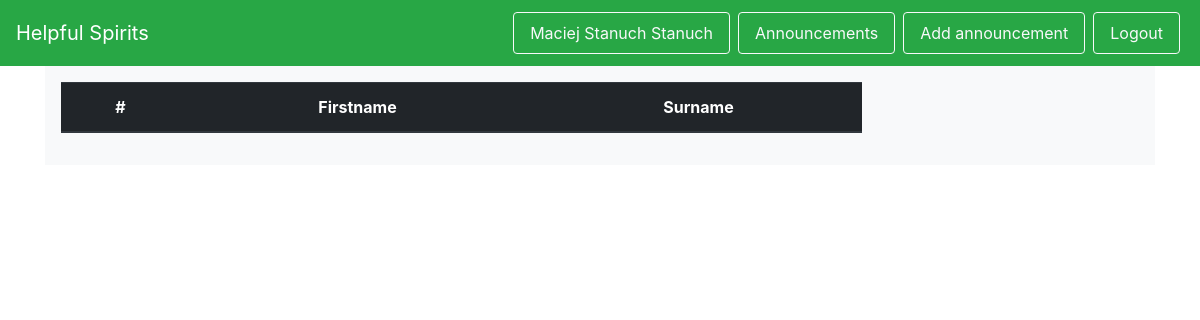
Page /volunteers (signed in) on the earlier database version.
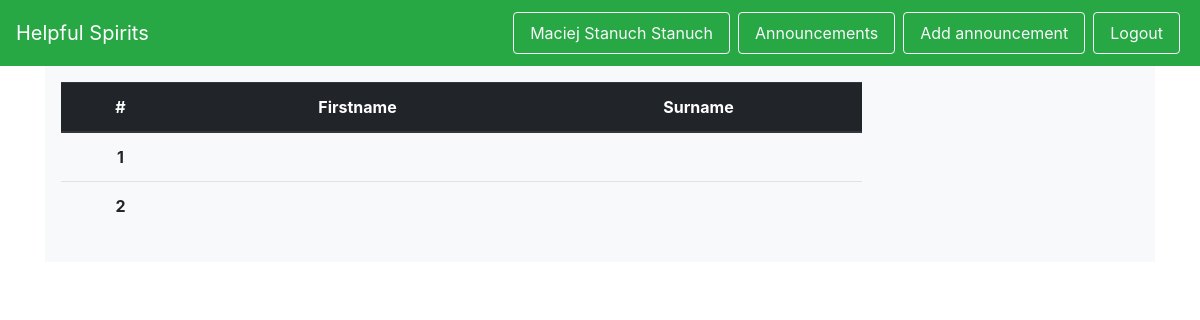
Same page on the later database version.
### helpful_spirits/models.py (models this page shows, shortened)
class User(db.Model, UserMixin):
    id = db.Column(db.Integer, primary_key=True)
    firstname = db.Column(db.String(50), nullable=False)
    surname = db.Column(db.String(50), nullable=False)
    birthday = db.Column(db.Date, nullable=False)
    phone = db.Column(db.String, nullable=False)
    password_hash = db.Column(db.String, nullable=False)
    email = db.Column(db.String)

class Volunteer(db.Model, UserMixin):
    id = db.Column(db.Integer, primary_key=True)
    user_id = db.Column(db.Integer, db.ForeignKey('user.id'), nullable=False)
    is_active = db.Column(db.Boolean, default=False, nullable=False)
    city_id = db.Column(db.Integer, db.ForeignKey('city.id'), nullable=False)
    @staticmethod
    def get_all():
        return Volunteer.query.all()

### helpful_spirits/views.py (the view)
@app.route('/volunteers')
def volunteers():
    volunteers = Volunteer.get_all()
    users_id = [volunteer.id for volunteer in Volunteer.get_all()]
    users = [User.query.filter_by(id=user_id) for user_id in users_id]
    users = set(users) - {None}
    iterator_ = zip(volunteers, range(len(volunteers)))
    user_iterator_ = zip(users, range(len(users)))
    return render_template('volunteers.html', volunteers=iterator_, users=user_iterator_)

### helpful_spirits/__init__.py (called while the page is built)
@login_manager.user_loader
def load_user(user_id):
    return models.User.query.filter_by(id=user_id).first()

### helpful_spirits/templates/volunteers.html (shortened to what this page needs)
{% extends 'base.html' %}
{% from "includes/_forms.html" import render_field %}
{% block body %}
    <div id="wrapper-div" style="background-color: #f8f9fa;">
        <div class="row py-3 px-3">
            <div class="col-9">
                <div id="posters">
                    <table class="table text-center">
                        <thead class="thead-dark">
                        <tr>
                            <th scope="col">#</th>
                            <th scope="col">Firstname</th>
                            <th scope="col">Surname</th>
                        </tr>
                        </thead>
                        <tbody>
                        {% for volunteer, index in volunteers %}
                            <tr>
                                <th scope="row">{{ index +  1 }}</th>
                                <td><a href="/volunteers/{{ volunteer.id }}"> {{ volunteer_firstname }}</a></td>
                                <td>{{ volunteer.surname }}</td>
                            </tr>
                        {% endfor %}
                        </tbody>
                    </table>
                </div>
            </div>
        </div>
    </div>
{% endblock %}

### helpful_spirits/templates/base.html (shortened to what this page needs)
<!DOCTYPE html>
<html lang="en">
<head>
    <link rel="stylesheet" href="https://stackpath.bootstrapcdn.com/bootstrap/4.1.3/css/bootstrap.min.css">
</head>
<body>
    {% include 'includes/_navbar.html' %}
    <div class="container">
    {% block body %}
    {% endblock %}
    </div>
</body>
</html>

### helpful_spirits/templates/includes/_navbar.html (shortened to what this page needs)
<nav class="navbar navbar-dark bg-success sticky-top">
    <a class="navbar-brand" href="/">Helpful Spirits</a>
    <ul class="nav list-inline">
        {% if current_user.is_authenticated %}
        <li class="nav-item">
            <a class="nav-link btn btn-outline-light mx-1 my-1" href="/my_profile">{{ current_user.firstname }}
                {{ current_user.surname }}</a>
        </li>
        <li class="nav-item">
            <a class="nav-link btn btn-outline-light mx-1 my-1" href="/posters">Announcements</a>
        </li>
        <li class="nav-item">
            <a class="nav-link btn btn-outline-light mx-1 my-1" href="/add_poster">Add announcement</a>
        </li>
        <li class="nav-item">
            <a class="nav-link btn btn-outline-light mx-1 my-1" href="/logout">Logout</a>
        </li>
        {% endif %}
    </ul>
</nav>

Differences in the rows shown:
added Volunteer: index "1"
added Volunteer: index+1 "2"
